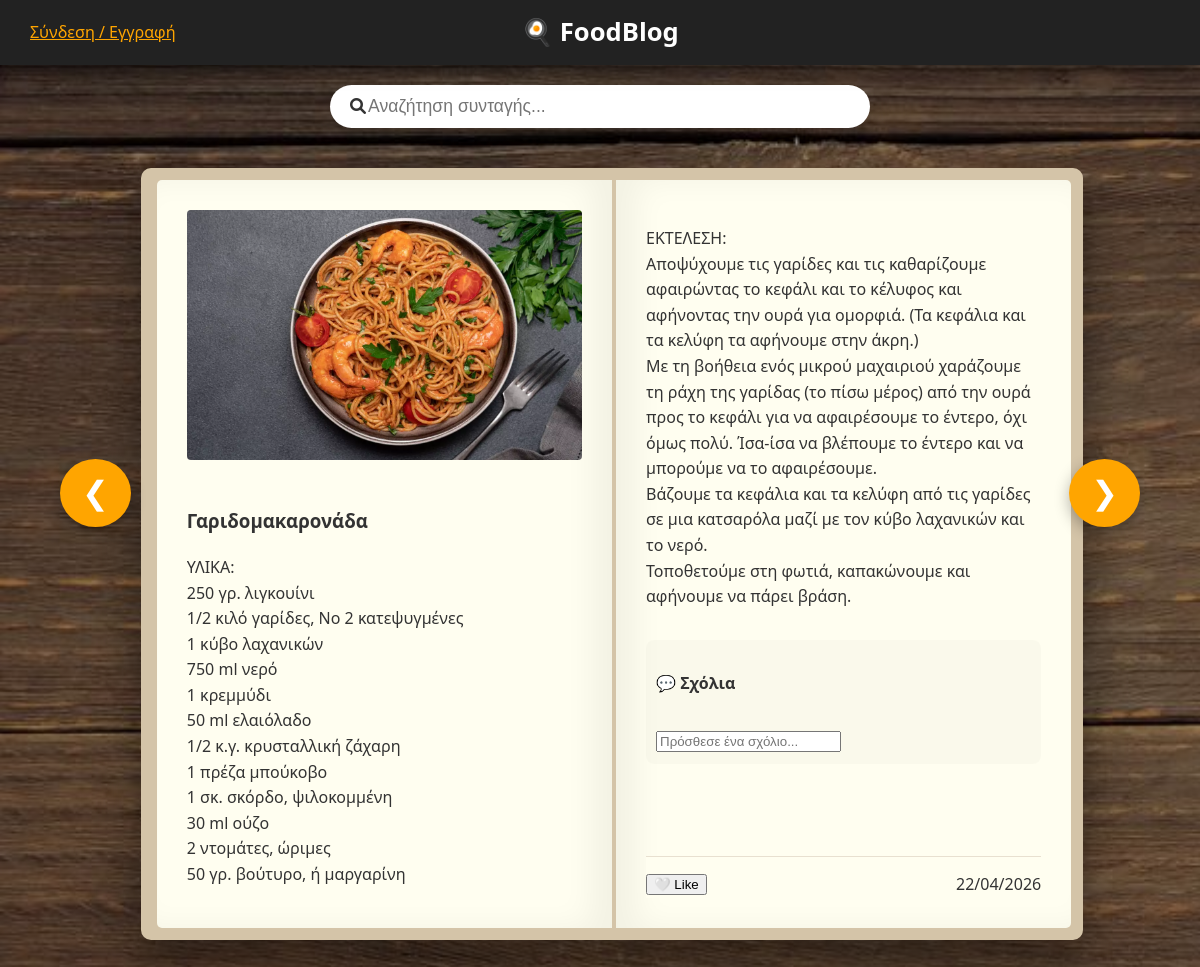
The page / on the database its author committed.
### tables this page shows
CREATE TABLE `recipes` (
  `id` int(11) NOT NULL,
  `user_id` int(11) NOT NULL,
  `title` varchar(255) NOT NULL,
  `description` text NOT NULL,
  `image_url` varchar(255) DEFAULT NULL,
  `created_at` timestamp NOT NULL DEFAULT current_timestamp()
);

### index.php (the view, shortened to what this page needs)
<?php
require_once 'config.php';
$user_id = isset($_SESSION['user_id']) ? $_SESSION['user_id'] : 0;
$username = isset($_SESSION['username']) ? $_SESSION['username'] : 'Επισκέπτης';
$sql = "SELECT r.*, u.username,
        (SELECT COUNT(*) FROM likes l WHERE l.recipe_id = r.id AND l.user_id = ?) as user_liked
        FROM recipes r
        JOIN users u ON r.user_id = u.id
        ORDER BY r.created_at DESC";
$stmt = $pdo->prepare($sql);
$stmt->execute([$user_id]);
$recipes = $stmt->fetchAll();
?>
<!DOCTYPE html>
<html lang="el">
<head>
    <link rel="stylesheet" href="style.css">
    <link rel="stylesheet" href="https://cdnjs.cloudflare.com/ajax/libs/font-awesome/6.0.0/css/all.min.css">
</head>
<body class="index-body">
    <header class="main-header">
    <div class="header-container">
        <div class="nav-left">
    <?php if ($user_id > 0): ?>
        <span class="welcome-msg">
           👤 Καλωσόρισες, <strong><?php echo htmlspecialchars($username); ?></strong>
        </span>
    <?php else: ?>
        <a href="auth.php" class="auth-link" style="color:#ffa500;">Σύνδεση / Εγγραφή</a>
    <?php endif; ?>
    </div>
        <div class="nav-center">
            <h1 class="main-title">🍳 FoodBlog</h1>
        </div>
    </div>
    </header>
    <main class="container">
    <div class="search-section">
        <div class="search-container">
            <i class="fas fa-search search-icon"></i>
            <input type="text" id="recipeSearch" placeholder="Αναζήτηση συνταγής..." onkeyup="filterRecipes()">
        </div>
    </div>
    <div class="book-slider-wrapper">
        <button class="nav-btn prev-btn" onclick="moveSlide(-1)">❮</button>
        <div class="recipe-slider" id="recipeSlider">
            <?php foreach($recipes as $index => $recipe): ?>
                <?php
                    $parts = explode("ΕΚΤΕΛΕΣΗ:", $recipe['description']);
                    $ingredients = isset($parts[0]) ? $parts[0] : $recipe['description'];
                    $instructions = isset($parts[1]) ? "ΕΚΤΕΛΕΣΗ:" . $parts[1] : "";
                ?>
                <div class="recipe-slide <?php echo ($index === 0) ? 'active' : ''; ?>" data-id="<?php echo $recipe['id']; ?>">
                    <article class="recipe-card book-style">
                        <div class="page page-left">
                            <div class="recipe-img-wrapper">
                                <img src="uploads/<?php echo htmlspecialchars($recipe['image_url']); ?>" class="recipe-img">
                            </div>
                            <div class="page-text">
                                <h3><?php echo htmlspecialchars($recipe['title']); ?></h3>
                                <p class="ingredients-list"><?php echo nl2br(htmlspecialchars(trim($ingredients))); ?></p>
                            </div>
                        </div>
                        <div class="page page-right">
                            <div class="page-text">
                                <p class="instructions-text"><?php echo nl2br(htmlspecialchars(trim($instructions))); ?></p>
                            </div>
                            <div class="comments-inside-book">
                                <h4>💬 Σχόλια</h4>
                                <input type="text" class="comment-box" data-recipe="<?php echo $recipe['id']; ?>" placeholder="Πρόσθεσε ένα σχόλιο...">
                            </div>
                            <div class="recipe-footer">
                                <button class="like-btn <?php echo ($recipe['user_liked'] > 0) ? 'active' : ''; ?>" data-id="<?php echo $recipe['id']; ?>">
                                    <?php echo ($recipe['user_liked'] > 0) ? '❤️ Liked' : '🤍 Like'; ?>
                                </button>
                                <div class="recipe-date-bottom"><?php echo date('d/m/Y', strtotime($recipe['created_at'])); ?></div>
                            </div>
                        </div>
                    </article>
                </div>
            <?php endforeach; ?>
        </div>
        <button class="nav-btn next-btn" onclick="moveSlide(1)">❯</button>
    </div>
</main>
</body>
</html>

### style.css (style rules this page uses)
:root { --primary-color: #8d2b2b; --accent-orange: #ffa500; --header-dark: #222222; --paper-color: #fffef0; --text-dark: #333; --like-red: #ff4d4d; }
body { margin: 0; font-family: 'Segoe UI', Tahoma, Geneva, Verdana, sans-serif; line-height: 1.6; color: var(--text-dark); }
.index-body { background: linear-gradient(rgba(0, 0, 0, 0.4), rgba(0, 0, 0, 0.4)), url('Main.jpg') no-repeat center center fixed; background-size: cover; min-height: 100vh; }
.main-header { background: var(--header-dark); color: white; padding: 12px 0; position: relative; z-index: 1000; margin-bottom: 20px; box-shadow: 0 4px 15px rgba(0,0,0,0.5); }
.header-container { display: flex; justify-content: space-between; align-items: center; max-width: 95%; margin: 0 auto; padding: 0 20px; }
.nav-left, .nav-right, .nav-center { flex: 1; display: flex; align-items: center; }
.nav-left { justify-content: flex-start; gap: 15px; }
.nav-center { justify-content: center; }
.main-title { color: white !important; margin: 0; font-size: 1.6rem; }
.recipe-card.book-style { display: flex; flex-direction: row; background: #d4c4a8; padding: 12px; border-radius: 10px; box-shadow: 0 25px 50px rgba(0,0,0,0.5); gap: 4px; width: 100%; min-height: 650px; }
.page { flex: 1; background: var(--paper-color); padding: 30px; display: flex; flex-direction: column; position: relative; overflow-y: visible; }
.page-text { flex-grow: 1; overflow-y: auto; padding-right: 10px; margin-bottom: 15px; max-height: 400px; }
.page-left { border-radius: 5px 0 0 5px; box-shadow: inset -20px 0 30px rgba(0,0,0,0.05); }
.page-right { border-radius: 0 5px 5px 0; box-shadow: inset 20px 0 30px rgba(0,0,0,0.05); }
.page .recipe-img { width: 100%; height: 250px; object-fit: cover; border-radius: 4px; margin-bottom: 20px; }
.recipe-footer { margin-top: auto; padding-top: 15px; border-top: 1px solid #e8e0d0; display: flex; justify-content: space-between; align-items: center; background: var(--paper-color); z-index: 5; }
.comments-inside-book { margin-top: 20px; background: rgba(0,0,0,0.02); padding: 10px; border-radius: 8px; }
.recipe-footer { padding-top: 15px; display: flex; justify-content: space-between; align-items: center; }
.search-section { width: 100%; display: flex; justify-content: center; margin-bottom: 30px; }
.search-container { position: relative; width: 100%; max-width: 500px; background: white; padding: 10px 20px; border-radius: 50px; display: flex; align-items: center; box-shadow: 0 8px 20px rgba(0,0,0,0.2); }
#recipeSearch { border: none; outline: none; width: 100%; font-size: 1.1rem; background: transparent; }
.nav-btn { background-color: var(--accent-orange) !important; color: white !important; border: none; font-size: 2rem; padding: 15px 22px; cursor: pointer; border-radius: 50%; z-index: 100; transition: all 0.3s ease; box-shadow: 0 5px 15px rgba(0,0,0,0.3); display: flex; justify-content: center; align-items: center; flex-shrink: 0; margin: 0 30px; }
@media (max-width: 1200px) { .book-slider-wrapper { padding: 0 20px; } }
@media (max-width: 1200px) { .nav-btn { margin: 0 10px; } }
.book-slider-wrapper { position: relative; width: 100%; max-width: 1300px; display: flex; align-items: center; justify-content: center; margin: 40px auto; padding: 0 50px; box-sizing: border-box; }
.recipe-slider { max-width: 1100px; width: 100%; perspective: 2000px; min-height: 650px; position: relative; z-index: 5; }
.recipe-slide { position: absolute; width: 100%; height: auto; min-height: 100%; top: 0; left: 0; display: none; transform-style: preserve-3d; transform-origin: left center; transition: transform 0.8s cubic-bezier(0.645, 0.045, 0.355, 1), opacity 0.5s; }
.recipe-slide.active, .recipe-slide.flipped, .recipe-slide.upcoming { display: block !important; }
.recipe-slide.active { z-index: 10; opacity: 1; transform: rotateY(0deg); }
.recipe-card.book-style { display: flex; flex-direction: row; background: #d4c4a8; padding: 12px; border-radius: 10px; box-shadow: 0 25px 50px rgba(0,0,0,0.5); gap: 4px; min-height: 650px; }
.page { flex: 1; background: var(--paper-color); padding: 30px; display: flex; flex-direction: column; position: relative; overflow: hidden; }
.page-text { flex: 1; overflow-y: auto; margin-bottom: 10px; padding-right: 5px; }
.recipe-footer { margin-top: auto; padding-top: 15px; border-top: 1px solid #e8e0d0; display: flex; justify-content: space-between; align-items: center; }

### rows shown on the page
recipes: image_url (picture), title "Γαριδομακαρονάδα", description "ΥΛΙΚΑ: 250 γρ. λιγκουίνι 1/2 κιλό γαρίδες, Νο 2 κατεψυγμένες 1 κύβο λαχανικών 750 ml νερό 1 κρεμμύδι 50 ml ελαιόλαδο 1/2 κ.γ. κρυσταλλική ζάχαρη 1 πρέζα μπούκοβο 1 σκ. σκόρδο, ψιλοκομμένη 30 ml ούζο 2 ντομάτες, ώριμες 50 γρ. βούτυρο, ή μαργαρίνη", description "ΕΚΤΕΛΕΣΗ: Αποψύχουμε τις γαρίδες και τις καθαρίζουμε αφαιρώντας το κεφάλι και το κέλυφος και αφήνοντας την ουρά για ομορφιά. (Τα κεφάλια και τα κελύφη τα αφήνουμε στην άκρη.) Με τη βοήθεια ενός μικρού μαχαιριού χαράζουμε τη ράχη της γαρίδας (το πίσω μέρος) από την ουρά προς το κεφάλι για να αφαιρέσουμε το έντερο, όχι όμως πολύ. Ίσα-ίσα να βλέπουμε το έντερο και να μπορούμε να το αφαιρέσουμε. Βάζουμε τα κεφάλια και τα κελύφη από τις γαρίδες σε μια κατσαρόλα μαζί με τον κύβο λαχανικών και το νερό. Τοποθετούμε στη φωτιά, καπακώνουμε και αφήνουμε να πάρει βράση.", created_at "22/04/2026"
